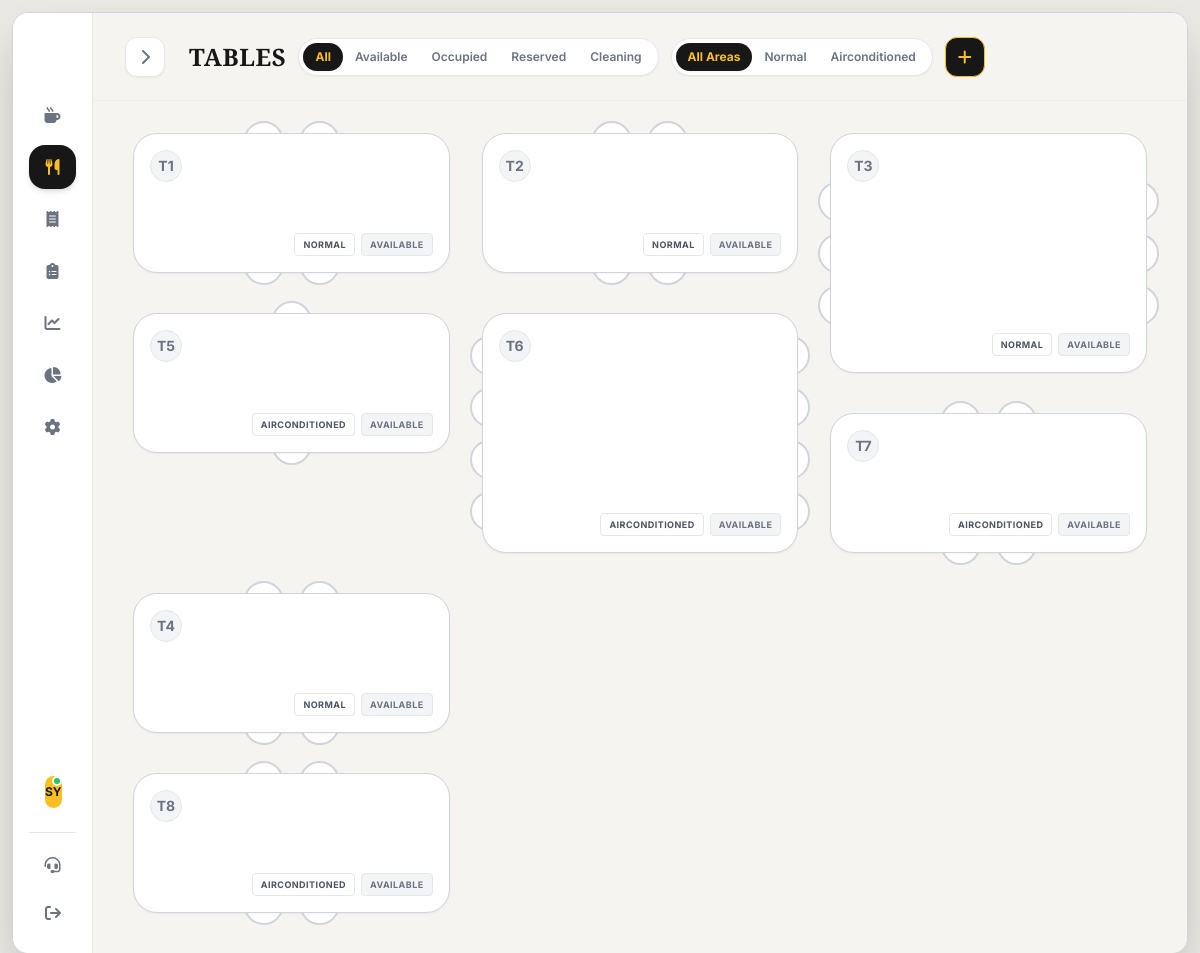
The page /table.php (signed in) on the database its author committed.
### tables this page shows
CREATE TABLE IF NOT EXISTS users (
    id INT AUTO_INCREMENT PRIMARY KEY,
    employee_id VARCHAR(50) UNIQUE NOT NULL,
    username VARCHAR(100) NOT NULL,
    password VARCHAR(255) NOT NULL,
    full_name VARCHAR(255) NOT NULL,
    role ENUM('cashier', 'admin') NOT NULL DEFAULT 'cashier',
    status ENUM('active', 'inactive') DEFAULT 'active',
    created_at TIMESTAMP DEFAULT CURRENT_TIMESTAMP,
    last_login TIMESTAMP NULL,
    INDEX idx_employee_id (employee_id),
    INDEX idx_role (role)
);

CREATE TABLE IF NOT EXISTS tables (
    id INT AUTO_INCREMENT PRIMARY KEY,
    table_number INT UNIQUE NOT NULL,
    capacity INT DEFAULT 4,
    area ENUM('normal', 'airconditioned') DEFAULT 'normal',
    status ENUM('available', 'occupied', 'reserved', 'cleaning') DEFAULT 'available',
    current_order_id INT NULL,
    created_at TIMESTAMP DEFAULT CURRENT_TIMESTAMP,
    INDEX idx_table_number (table_number),
    INDEX idx_status (status)
);

### db.php (called while the page is built, shortened)
<?php
try {
    $dsn = "mysql:host=" . DB_HOST . ";dbname=" . DB_NAME . ";charset=" . DB_CHARSET;
    $options = [
        PDO::ATTR_ERRMODE            => PDO::ERRMODE_EXCEPTION,
        PDO::ATTR_DEFAULT_FETCH_MODE => PDO::FETCH_ASSOC,
        PDO::ATTR_EMULATE_PREPARES   => false,
    ];
    $pdo = new PDO($dsn, DB_USER, DB_PASS, $options);
} catch (PDOException $e) {
    die("Database connection failed: " . $e->getMessage());
}
function isLoggedIn() {
    return isset($_SESSION['user_id']);
}
function isAdmin() {
    return isset($_SESSION['role']) && $_SESSION['role'] === 'admin';
}
function getCurrentUser() {
    global $pdo;
    $stmt = $pdo->prepare("SELECT id, employee_id, username, full_name, role FROM users WHERE id = ?");
    $stmt->execute([$_SESSION['user_id']]);
    return $stmt->fetch();
}
?>

### table.php (the view, shortened to what this page needs)
<?php
require_once 'db.php';
$currentUser = getCurrentUser();
$stmt = $pdo->query("SELECT t.*, o.customer_name, o.order_type, o.created_at as order_created_at
                    FROM tables t
                    LEFT JOIN orders o ON t.current_order_id = o.id
                    ORDER BY t.table_number ASC");
$allTables = $stmt->fetchAll();
$tableStatusFilter = $_GET['status'] ?? 'all';
$tableAreaFilter = $_GET['area'] ?? 'all';
$tables = array_values(array_filter($allTables, function ($table) use ($tableStatusFilter) {
    if ($tableStatusFilter === 'all') {
        return true;
    }
    if ($tableStatusFilter === 'occupied') {
        return $table['status'] === 'occupied' || !empty($table['current_order_id']);
    }
    return $table['status'] === $tableStatusFilter && empty($table['current_order_id']);
}));
$tables = array_values(array_filter($tables, function ($table) use ($tableAreaFilter) {
    if ($tableAreaFilter === 'all') {
        return true;
    }
    $tableArea = $table['area'] ?? (((int)$table['table_number'] >= 5) ? 'airconditioned' : 'normal');
    $isAirconditioned = $tableArea === 'airconditioned';
    return $tableAreaFilter === 'airconditioned' ? $isAirconditioned : !$isAirconditioned;
}));
$floorColumns = [[], [], [], []];
foreach ($tables as $index => $table) {
    $floorColumns[$index % 4][] = $table;
}
?>
<!DOCTYPE html>
<html lang="en">
<head>
    <link rel="stylesheet" href="https://cdnjs.cloudflare.com/ajax/libs/font-awesome/6.4.0/css/all.min.css">
    <script src="https://cdn.tailwindcss.com"></script>
</head>
<body class="bg-[#EAE8E3] h-screen w-screen p-3 font-sans text-brand-black overflow-hidden">
    <div class="bg-vintage-paper w-full h-full rounded-2xl shadow-2xl flex overflow-hidden border border-gray-300 relative">
        <aside id="sidebar" class="w-[80px] bg-white border-r border-vintage-border flex flex-col justify-between py-6 px-4 shrink-0 z-10 transition-all duration-300 ease-in-out">
            <div>
                <div class="flex flex-col items-center justify-center mb-10 mt-2 text-center">
                </div>
                <nav id="navigation" class="space-y-2">
                    <a href="menu.php" class="flex items-center gap-4 text-gray-500 hover:text-brand-black hover:bg-gray-100 px-4 py-3.5 rounded-2xl font-medium transition-all">
                        <i class="fa-solid fa-mug-hot w-5 text-center"></i> <span class="nav-text">Menu</span>
                    </a>
                    <a href="table.php" class="flex items-center gap-4 bg-brand-black text-brand px-4 py-3.5 rounded-2xl font-semibold shadow-md transition-all">
                        <i class="fa-solid fa-utensils w-5 text-center"></i> <span class="nav-text">Table Services</span>
                    </a>
                    <a href="ticket.php" class="flex items-center gap-4 text-gray-500 hover:text-brand-black hover:bg-gray-100 px-4 py-3.5 rounded-2xl font-medium transition-all">
                        <i class="fa-solid fa-receipt w-5 text-center"></i> <span class="nav-text">Tickets</span>
                    </a>
                    <?php if (isAdmin()): ?>
                    <a href="items.php" class="flex items-center gap-4 text-gray-500 hover:text-brand-black hover:bg-gray-100 px-4 py-3.5 rounded-2xl font-medium transition-all">
                        <i class="fa-solid fa-clipboard-list w-5 text-center"></i> <span class="nav-text">Manage Food Items</span>
                    </a>
                    <a href="sales.php" class="flex items-center gap-4 text-gray-500 hover:text-brand-black hover:bg-gray-100 px-4 py-3.5 rounded-2xl font-medium transition-all">
                        <i class="fa-solid fa-chart-line w-5 text-center"></i> <span class="nav-text">Sales Report</span>
                    </a>
                    <a href="analysis.php" class="flex items-center gap-4 text-gray-500 hover:text-brand-black hover:bg-gray-100 px-4 py-3.5 rounded-2xl font-medium transition-all">
                        <i class="fa-solid fa-chart-pie w-5 text-center"></i> <span class="nav-text">Product Analytics</span>
                    </a>
                    <a href="settings.php" class="flex items-center gap-4 text-gray-500 hover:text-brand-black hover:bg-gray-100 px-4 py-3.5 rounded-2xl font-medium transition-all">
                        <i class="fa-solid fa-gear w-5 text-center"></i> <span class="nav-text">Settings</span>
                    </a>
                    <?php endif; ?>
                </nav>
            </div>
            <div class="space-y-4">
                <div class="space-y-3 px-2">
                    <a href="profile.php" class="flex items-center gap-3 cursor-pointer p-2 rounded-xl hover:bg-gray-100">
                        <div class="w-8 h-8 rounded-full bg-brand text-brand-black flex items-center justify-center text-xs font-bold relative">
                            <?php echo strtoupper(substr($currentUser['full_name'], 0, 2)); ?>
                            <span class="absolute top-0 right-0 w-2.5 h-2.5 bg-green-500 border-2 border-white rounded-full"></span>
                        </div>
                    </a>
                </div>
                <hr class="border-gray-200">
                <a href="#" onclick="showLogoutModal()" class="flex items-center gap-3 text-gray-500 hover:text-brand-black px-4 py-2 font-medium transition-all">
                    <i class="fa-solid fa-arrow-right-from-bracket"></i> <span class="nav-text">Logout</span>
                </a>
            </div>
        </aside>
        <main class="flex-1 flex flex-col relative bg-vintage-paper overflow-hidden">
            <header class="h-[88px] flex items-center justify-between px-8 shrink-0 border-b border-gray-200/50">
                <button id="sidebarToggle" class="w-10 h-10 bg-white rounded-xl shadow-sm border border-gray-200 flex items-center justify-center text-gray-500 hover:text-brand-black">
                </button>
                <div class="flex-1 mx-6 min-w-0 flex items-center gap-3 overflow-x-auto hide-scrollbar">
                    <h2 class="text-2xl font-serif font-bold text-brand-black tracking-wide uppercase leading-tight shrink-0">TABLES</h2>
                    <div class="flex items-center gap-3">
                        <div class="flex items-center bg-white border border-gray-200 p-1 rounded-full shadow-sm">
                            <?php
                            $filterLabels = [
                                'all' => 'All',
                                'available' => 'Available',
                                'occupied' => 'Occupied',
                                'reserved' => 'Reserved',
                                'cleaning' => 'Cleaning',
                            ];
                            foreach ($filterLabels as $filterKey => $filterLabel):
                                $filterClass = $tableStatusFilter === $filterKey
                                    ? 'bg-brand-black text-brand font-bold shadow-sm'
                                    : 'text-gray-500 hover:text-brand-black font-semibold';
                            ?>
                            <a href="table.php?status=<?php echo $filterKey; ?>&area=<?php echo urlencode($tableAreaFilter); ?>" class="<?php echo $filterClass; ?> px-3 py-1.5 rounded-full text-xs transition-all">
                                <?php echo $filterLabel; ?>
                            </a>
                            <?php endforeach; ?>
                        </div>
                        <div class="hidden md:flex items-center bg-white border border-gray-200 p-1 rounded-full shadow-sm">
                            <?php
                            $areaLabels = [
                                'all' => 'All Areas',
                                'normal' => 'Normal',
                                'airconditioned' => 'Airconditioned',
                            ];
                            foreach ($areaLabels as $areaKey => $areaLabel):
                                $areaClass = $tableAreaFilter === $areaKey
                                    ? 'bg-brand-black text-brand font-bold shadow-sm'
                                    : 'text-gray-500 hover:text-brand-black font-semibold';
                            ?>
                            <a href="table.php?status=<?php echo urlencode($tableStatusFilter); ?>&area=<?php echo $areaKey; ?>" class="<?php echo $areaClass; ?> px-3 py-1.5 rounded-full text-xs transition-all">
                                <?php echo $areaLabel; ?>
                            </a>
                            <?php endforeach; ?>
                        </div>
                </div>
                <button onclick="showAddTableModal()" class="w-10 h-10 bg-brand-black text-brand rounded-xl shadow-sm border border-brand flex items-center justify-center hover:bg-gray-800 transition-colors" title="Add table">
                    <i class="fa-solid fa-plus"></i>
                </button>
            </header>
            <div class="flex-1 overflow-y-auto px-6 lg:px-10 pb-10 pt-8 hide-scrollbar relative">
                <div class="grid grid-cols-1 sm:grid-cols-2 lg:grid-cols-3 2xl:grid-cols-4 gap-x-8 xl:gap-x-10 gap-y-10 w-full max-w-7xl mx-auto">
                    <?php foreach ($floorColumns as $column): ?>
                    <div class="flex flex-col gap-10 xl:gap-12">
                        <?php foreach ($column as $table): ?>
                        <?php
                            $isLargeTable = (int)$table['capacity'] > 4;
                            $isActive = $table['status'] === 'occupied' || !empty($table['current_order_id']);
                            $isReserved = $table['status'] === 'reserved';
                            $chairCount = max(1, min(12, (int)$table['capacity']));
                            $secondSideChairs = (int)floor($chairCount / 2);
                            $tableHeight = $isLargeTable ? 'h-[240px] xl:h-[300px]' : 'h-[140px] xl:h-[170px]';
                            $statusLabel = str_replace('_', ' ', $table['status']);
                            $tableArea = $table['area'] ?? (((int)$table['table_number'] >= 5) ? 'airconditioned' : 'normal');
                            $areaLabel = $tableArea === 'airconditioned' ? 'Airconditioned' : 'Normal';
                            $boxClasses = 'relative z-10 w-full h-full rounded-[24px] p-4 flex flex-col justify-between transition-all cursor-pointer ';
                            if ($isActive) {
                                $boxClasses .= 'bg-brand-black text-white border-2 border-brand shadow-[4px_4px_0px_0px_rgba(251,191,36,1)] scale-[1.02]';
                            } elseif ($isReserved) {
                                $boxClasses .= 'bg-brand-light border-2 border-brand shadow-sm';
                            } else {
                                $boxClasses .= 'bg-white border border-gray-300 shadow-sm hover:border-brand';
                            }
                        ?>
                        <div class="relative w-full <?php echo $tableHeight; ?>">
                            <?php if ($isLargeTable): ?>
                            <div class="absolute -left-3 top-1/2 -translate-y-1/2 flex flex-col justify-center gap-3 z-0 h-[88%]">
                            </div>
                            <div class="absolute -right-3 top-1/2 -translate-y-1/2 flex flex-col justify-center gap-3 z-0 h-[88%]">
                                <?php for ($chair = 0; $chair < $secondSideChairs; $chair++): ?>
                                <div class="w-6 h-10 border-2 border-gray-300 rounded-r-full bg-white"></div>
                                <?php endfor; ?>
                            </div>
                            <?php else: ?>
                            <div class="absolute -top-3 left-1/2 -translate-x-1/2 flex justify-center gap-4 z-0 w-full">
                            </div>
                            <div class="absolute -bottom-3 left-1/2 -translate-x-1/2 flex justify-center gap-4 z-0 w-full">
                                <?php for ($chair = 0; $chair < $secondSideChairs; $chair++): ?>
                                <div class="w-10 h-6 border-2 border-gray-300 rounded-b-full bg-white"></div>
                                <?php endfor; ?>
                            </div>
                            <?php endif; ?>
                            <div class="<?php echo $boxClasses; ?>" onclick="showTableDetails(<?php echo (int)$table['id']; ?>)">
                                <div class="flex justify-between items-start">
                                    <div class="w-8 h-8 rounded-full <?php echo $isActive ? 'bg-brand text-brand-black' : ($isReserved ? 'bg-brand text-brand-black border border-brand-black' : 'bg-gray-100 text-gray-500 border border-gray-200'); ?> font-bold flex items-center justify-center text-sm">
                                        T<?php echo htmlspecialchars($table['table_number']); ?>
                                    </div>
                                </div>
                                <div class="absolute bottom-4 right-4 flex items-center gap-1.5">
                                    <span class="bg-white/80 text-gray-600 border border-gray-200 text-[9px] px-2 py-1 rounded uppercase tracking-wider font-bold">
                                        <?php echo htmlspecialchars($areaLabel); ?>
                                    </span>
                                    <span class="<?php echo $isActive ? 'bg-white/10 text-brand border border-white/20' : ($isReserved ? 'bg-brand-black text-brand' : 'bg-gray-100 text-gray-500 border border-gray-200'); ?> text-[9px] px-2 py-1 rounded uppercase tracking-wider font-bold">
                                        <?php echo htmlspecialchars($statusLabel); ?>
                                    </span>
                                </div>
                            </div>
                        </div>
                        <?php endforeach; ?>
                    </div>
                    <?php endforeach; ?>
                </div>
            </div>
        </main>
    </div>
</body>
</html>

### table.php (style rules this page uses)
.hide-scrollbar { -ms-overflow-style: none; scrollbar-width: none; }

### rows shown on the page
users: full_name "SY"
tables: capacity 4 (drawn), table_number "1", area "NORMAL", status "AVAILABLE"
tables: table_number "5", area "AIRCONDITIONED", status "AVAILABLE"
tables: capacity 4 (drawn), table_number "2", area "NORMAL", status "AVAILABLE"
tables: table_number "6", area "AIRCONDITIONED", status "AVAILABLE"
tables: table_number "3", area "NORMAL", status "AVAILABLE"
tables: capacity 4 (drawn), table_number "7", area "AIRCONDITIONED", status "AVAILABLE"
tables: capacity 4 (drawn), table_number "4", area "NORMAL", status "AVAILABLE"
tables: capacity 4 (drawn), table_number "8", area "AIRCONDITIONED", status "AVAILABLE"

### other values the page prints
$filterLabel "All"
$filterLabel "Available"
$filterLabel "Occupied"
$filterLabel "Reserved"
$filterLabel "Cleaning"
$areaLabel "All Areas"
$areaLabel "Normal"
$areaLabel "Airconditioned"
